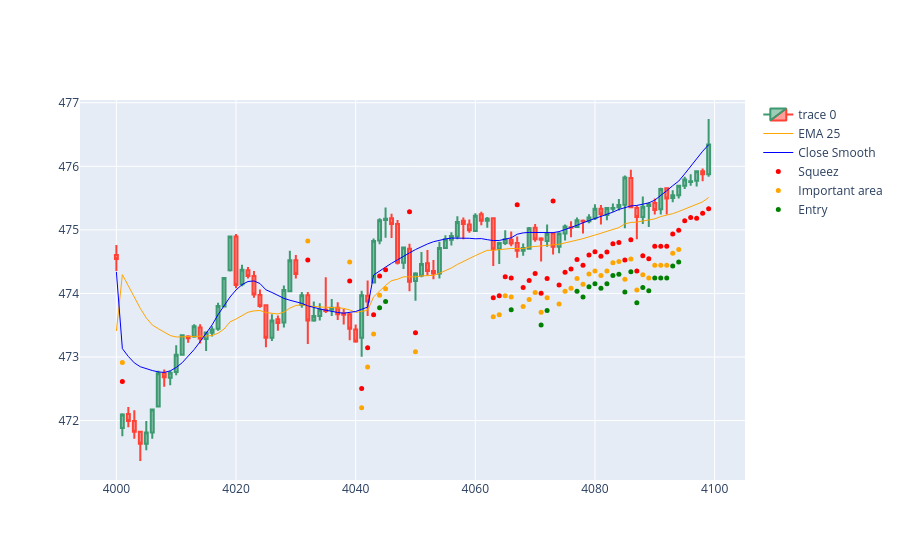

Source (notebook cell):
### Code cell
import plotly.io as pio
import plotly.graph_objects as go  

dfpl = df[4000:4100]

fig = go.Figure(
    data=[
        go.Candlestick(
            x=dfpl.index,
            open=dfpl['open_5min'],
            high=dfpl['high_5min'],
            low=dfpl['low_5min'],
            close=dfpl['close_5min']),
        go.Scatter(
            x=dfpl.index, 
            y=dfpl['ema25_5min'],
            line=dict(color='orange', width=1), 
            name="EMA 25"),
        go.Scatter(
            x=dfpl.index, 
            y=dfpl['close5min_smooth'],
            line=dict(color='blue', width=1), 
            name="Close Smooth")
    ]
)

fig.add_scatter(x=dfpl.index, y=dfpl['squezzeArea'], mode="markers", marker=dict(size=5, color="red"), name="Squeez")
fig.add_scatter(x=dfpl.index, y=dfpl['squeezeCloseToEmaArea'], mode="markers", marker=dict(size=5, color="orange"), name="Important area")
fig.add_scatter(x=dfpl.index, y=dfpl['posibleBreakArea'], mode="markers", marker=dict(size=5, color="green"), name="Entry")

fig.update_layout(xaxis_rangeslider_visible=False)
fig.show()
